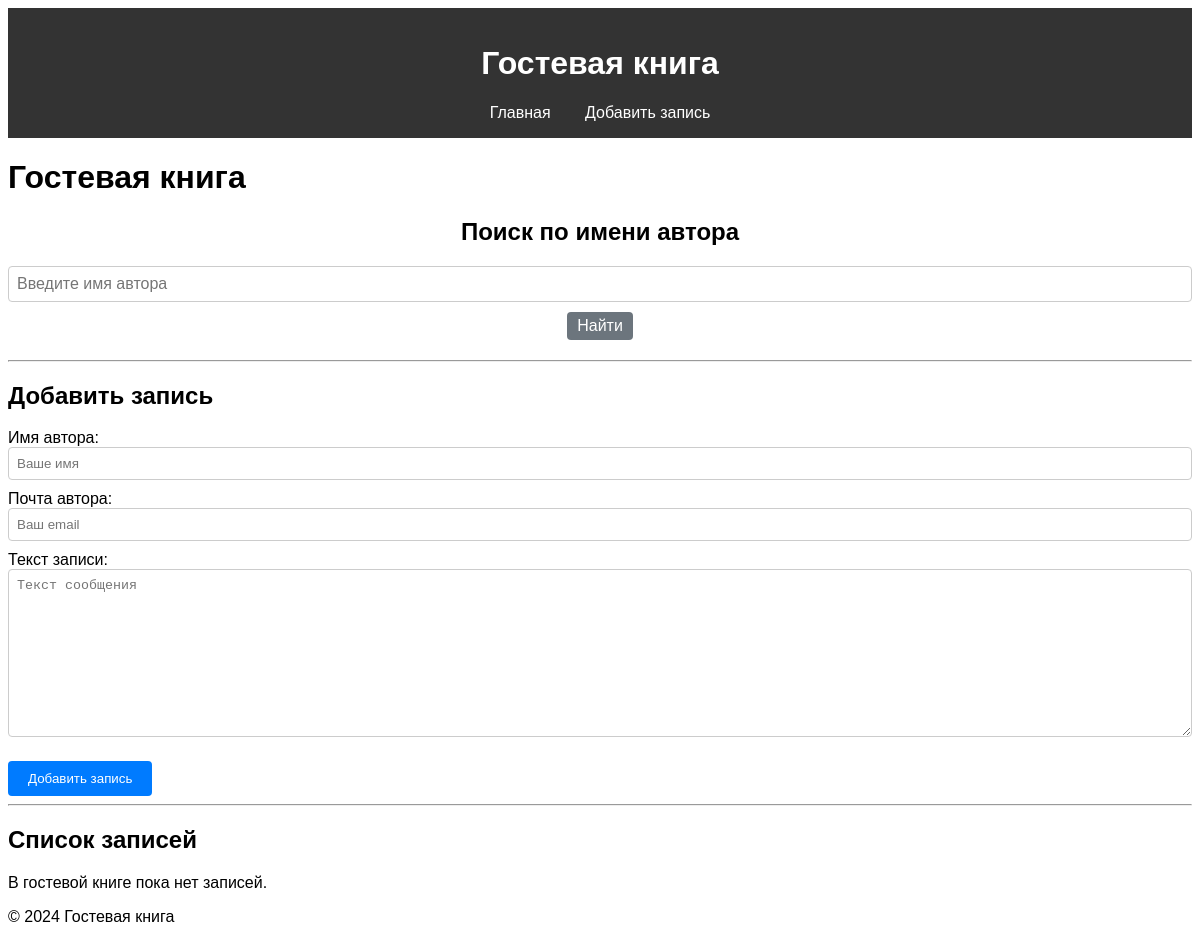
Before: / with the older database file.
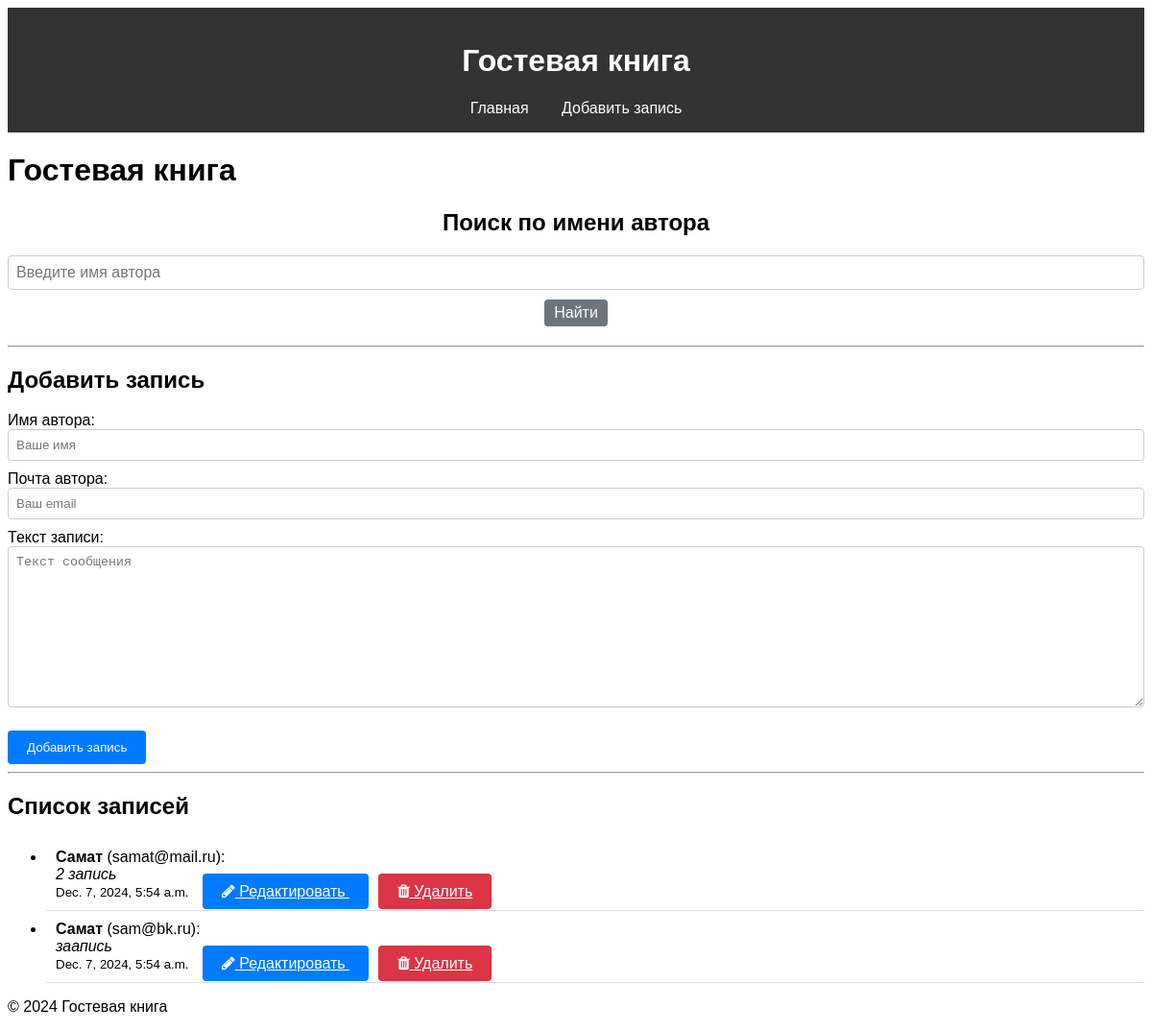
After: the same page with the newer database file.
### guestbook/models.py (models this page shows, shortened)
class GuestbookEntry(models.Model):
    STATUS_CHOICES = [
        ('active', 'Активно'),
        ('blocked', 'Заблокировано'),
    ]
    author_name = models.CharField(max_length=255, verbose_name="Имя автора")
    author_email = models.EmailField(verbose_name="Почта автора")
    text = models.TextField(verbose_name="Текст записи")
    created_at = models.DateTimeField(auto_now_add=True, verbose_name="Время создания")
    updated_at = models.DateTimeField(auto_now=True, verbose_name="Время редактирования")
    status = models.CharField(
        max_length=10,
        choices=STATUS_CHOICES,
        default='active',
        verbose_name="Статус",
    )

### guestbook/views.py (the view)
# urls.py: path('', views.entry_list, name='entry_list'),
def entry_list(request):
    query = request.GET.get('q', '').strip()
    entries = GuestbookEntry.objects.filter(status="active").order_by('-created_at')
    if query:
        entries = entries.filter(author_name__icontains=query)
    form = GuestbookEntryForm()
    context = {
        'entries': entries,
        'form': form,
    }
    paginator = Paginator(entries.order_by('-created_at'), 5)
    page_number = request.GET.get('page')
    page = paginator.get_page(page_number)
    return render(request, 'guestbook/entry_list.html', context)
    form = SearchForm(request.GET or None)
    return render(request, 'guestbook/entry_list.html', {'entries': entries, 'form': form})

### guestbook/forms.py
class GuestbookEntryForm(forms.ModelForm):
    class Meta:
        model = GuestbookEntry
        fields = ['author_name', 'author_email', 'text']
        widgets = {
            'author_name': forms.TextInput(attrs={'class': 'form-control', 'placeholder': 'Ваше имя'}),
            'author_email': forms.EmailInput(attrs={'class': 'form-control', 'placeholder': 'Ваш email'}),
            'text': forms.Textarea(attrs={'class': 'form-control', 'placeholder': 'Текст сообщения'}),
        }

### guestbook/templates/guestbook/entry_list.html (shortened to what this page needs)
{% extends 'guestbook/base.html' %}
{% block content %}
  <h1>Гостевая книга</h1>
  <div class="search-form">
    <h2>Поиск по имени автора</h2>
    <form method="get">
      <div class="form-group">
        <input
          type="text"
          name="q"
          class="form-control"
          placeholder="Введите имя автора"
          value="{{ search_query }}">
        <button type="submit" class="btn btn-secondary">Найти</button>
      </div>
    </form>
  </div>
  <hr>
  <div class="add-entry-form">
    <h2>Добавить запись</h2>
    {% include 'guestbook/partials/_entry_form.html' %}
  </div>
  <hr>
  <div class="entry-list">
    <h2>Список записей</h2>
    {% if entries %}
      <ul>
        {% for entry in entries %}
  <li>
    <strong>{{ entry.author_name }}</strong> ({{ entry.author_email }}): <br>
    <em>{{ entry.text }}</em>
    <br>
    <small>{{ entry.created_at }}</small>
    <a href="{% url 'entry_edit' entry.pk %}" class="btn btn-warning" style="margin-left:10px;">
      <i class="fa fa-pencil"></i> Редактировать
    </a>
    <a href="{% url 'entry_delete' entry.pk %}" class="btn btn-danger" style="margin-left:10px;">
      <i class="fa fa-trash"></i> Удалить
    </a>
  </li>
{% endfor %}
      </ul>
    {% else %}
      <p>В гостевой книге пока нет записей.</p>
    {% endif %}
  </div>
{% endblock %}

### guestbook/templates/guestbook/base.html (shortened to what this page needs)
{% load static %}
<!DOCTYPE html>
<html lang="en">
<head>
    <link rel="stylesheet" href="https://cdnjs.cloudflare.com/ajax/libs/font-awesome/4.7.0/css/font-awesome.min.css">
    <link rel="stylesheet" href="{% static 'guestbook/styles.css' %}">
</head>
<body>
    <header>
        <h1>Гостевая книга</h1>
        <nav>
            <a href="{% url 'entry_list' %}">Главная</a>
            <a href="{% url 'entry_add' %}">Добавить запись</a>
        </nav>
    </header>
    <main>
        {% block content %}
        {% endblock %}
    </main>
    <footer>
        <p>© 2024 Гостевая книга</p>
    </footer>
</body>
</html>

### guestbook/templates/guestbook/partials/_entry_form.html (shortened to what this page needs)
<form method="post">
  <div class="form-group">
    {{ form.author_name.label_tag }}
    {{ form.author_name }}
  </div>
  <div class="form-group">
    {{ form.author_email.label_tag }}
    {{ form.author_email }}
  </div>
  <div class="form-group">
    {{ form.text.label_tag }}
    {{ form.text }}
  </div>
  <button type="submit" class="btn btn-primary">Добавить запись</button>
</form>

### guestbook/static/guestbook/styles.css (style rules this page uses)
body { font-family: Arial, sans-serif; }
header { background: #333; color: #fff; padding: 1em 0; text-align: center; }
nav a { margin: 0 15px; color: #fff; text-decoration: none; }
.search-form { margin: 20px 0; text-align: center; }
.search-form input { padding: 5px; font-size: 16px; }
.search-form button { padding: 5px 10px; font-size: 16px; cursor: pointer; }
.entry-list { list-style: none; padding: 0; }
.entry-list li { padding: 10px; border-bottom: 1px solid #ddd; }
.form-group { margin-bottom: 10px; }
.form-group input, .form-group textarea { width: 100%; padding: 8px; box-sizing: border-box; border: 1px solid #ccc; border-radius: 4px; }
.btn { margin-top: 10px; padding: 10px 20px; border: none; border-radius: 4px; background-color: #007bff; color: white; cursor: pointer; }
.btn-danger { background-color: #dc3545; color: white; }
.btn-secondary { background-color: #6c757d; color: white; }

Changed rows visible on the page:
added GuestbookEntry: author_name "Самат", author_email "samat@mail.ru", text "2 запись", created_at "Dec. 7, 2024, 5:54 a.m."
added GuestbookEntry: author_name "Самат", author_email "sam@bk.ru", text "заапись", created_at "Dec. 7, 2024, 5:54 a.m."
Other visible differences:
text no longer shown: "В гостевой книге пока нет записей."
